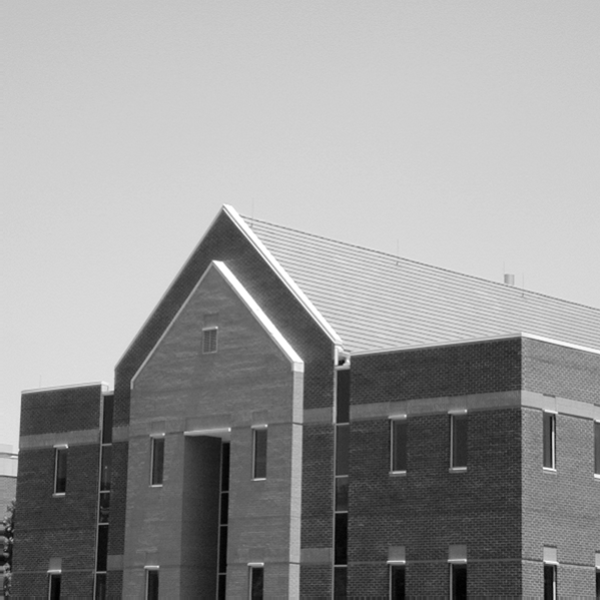
#> input picture building.png, 600 x 600 px, found by its file name
$ jupyter execute --allow-errors 'Assignment _03 d-eng-21-0081-et.ipynb'
#> lines starting #> are read from the running program, lines starting #| are printed output that depends on the picture; after the words box and inside, x2 and y2 are one past the last pixel; in counts of white or black regions, pixels touching at a corner belong together; long printed decimals are rounded
[cell 1]
import cv2 as cv
import numpy as np
import matplotlib.pyplot as plt
img = cv.imread('/examples/building.png')
#> img is the input picture: shape (600, 600, 3); min 0, max 255, mean 152.8
edges = cv.Canny(img, 350, 390)
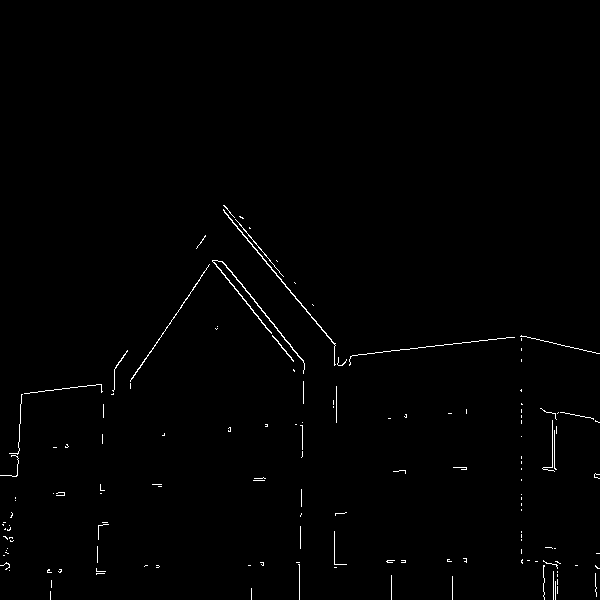
#> edges: shape (600, 600); 0.75% white in thin lines or dots, all inside (x1, y1, x2, y2) = (0, 205, 600, 600)
plt.subplot(121), plt.imshow(img)
plt.title('Original Image'),
plt.subplot(122)
plt.imshow(edges, cmap='gray')
plt.title('Edge Image using canny')
plt.show()
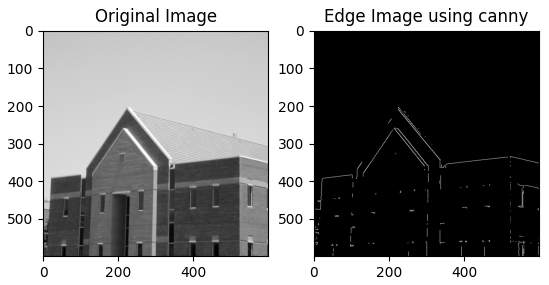
#> figure drawn by matplotlib, 2 panels

[cell 2]
#2
# Extracting the coordinates of the edges
indices = np.where(edges != [0])
#> indices = 2698 positions, rows 205 to 599, columns 0 to 599
x = indices[1]
#> x = 2698 values, max 599 at index 1083, min 0 at index 1917, mean 300.2
y = -indices[0]
#> y = 2698 values, max -205 at index 0, min -599 at index 2690, mean -407.2

[cell 3]
# Plotting the coordinates
plt.scatter(x, y)
plt.show()
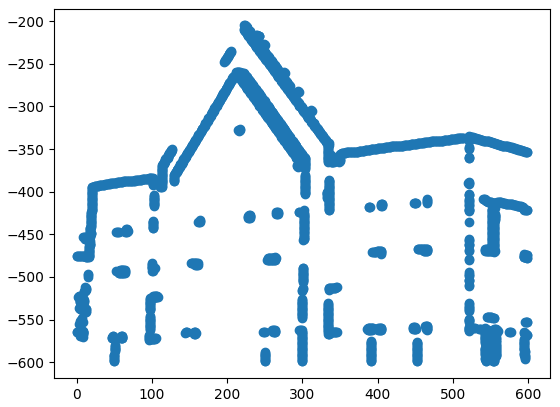
#> figure drawn by matplotlib, 1 panel

[cell 4]
# Finding the total least-squares-fit line
x_mean = np.mean(x)
#> x_mean = 300.2
y_mean = np.mean(y)
#> y_mean = -407.2
Sxy = np.sum((x-x_mean)*(y-y_mean))
#> Sxy = -7621945.5
Sxx = np.sum((x-x_mean)**2)
#> Sxx = 77704954.9
Syy = np.sum((y-y_mean)**2)
#> Syy = 32314665.5
b = Sxy/Sxx
#> b = -0.0981
a = y_mean - b*x_mean
#> a = -377.8
e = np.sqrt(Syy-b*Sxy)/(len(x)-2)
#> e = 2.08
# Plotting the line and coordinates
plt.scatter(x, y)
plt.plot(x, b*x + a, 'r')
plt.show()
# Calculating the angle
theta = np.arctan(b)*180/np.pi
#> theta = -5.6
print('Roof angle based on total least-squares-fit:', theta)
#| Roof angle based on total least-squares-fit: -5.602

[cell 5]
#5 Estimated value for the roof was 30 degrees
#6 Do you think the estimation is correct? if not explain reason for this error?
# No Since the LS fitting method is inacurate also  Canny edge detector algorithm may
#  have extracted some unnecessary edges or missed some important edges,
#  which can affect the accuracy of the line fitting.
# 7 Propose a better alogorithm
# We could always use RANSAC

[cell 6]
import cv2 as cv
import numpy as np
import matplotlib.pyplot as plt
img = cv.imread('/examples/building_crop.jpg')
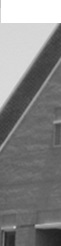
#> input picture building_crop.jpg, 61 x 246 px, found by its file name
#> img is the input picture: shape (246, 61, 3); min 33, max 255, mean 132.3
edges = cv.Canny(img, 350, 390)
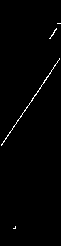
#> edges: shape (246, 61); 0.91% white in thin lines or dots, all inside (x1, y1, x2, y2) = (1, 23, 61, 229)
plt.subplot(121), plt.imshow(img)
plt.title('Original Image'),
plt.subplot(122)
plt.imshow(edges, cmap='gray')
plt.title('Edge Image using canny')
plt.show()

[cell 7]
indices = np.where(edges != [0])
#> indices = 137 positions, rows 23 to 228, columns 1 to 60
x = indices[1]
#> x = 137 values, max 60 at index 3, min 1 at index 129, mean 33.08
y = -indices[0]
#> y = 137 values, max -23 at index 0, min -228 at index 134, mean -95.54

[cell 8]
plt.scatter(x, y)
plt.show()
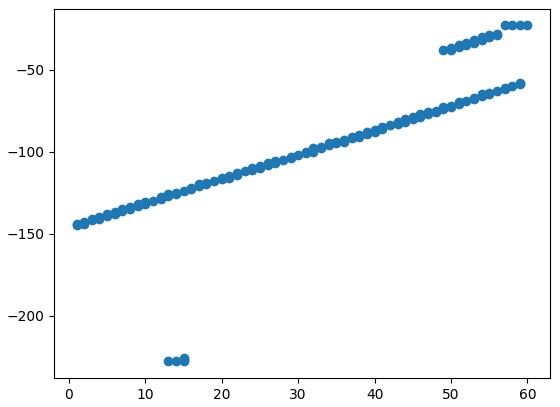
#> figure drawn by matplotlib, 1 panel

[cell 9]
x_mean = np.mean(x)
#> x_mean = 33.08
y_mean = np.mean(y)
#> y_mean = -95.54
Sxy = np.sum((x-x_mean)*(y-y_mean))
#> Sxy = 90105.9
Sxx = np.sum((x-x_mean)**2)
#> Sxx = 43930.1
Syy = np.sum((y-y_mean)**2)
#> Syy = 248912
b = Sxy/Sxx
#> b = 2.05
a = y_mean - b*x_mean
#> a = -163.4
e = np.sqrt(Syy-b*Sxy)/(len(x)-2)
#> e = 1.88
# Plotting the line and the coordinates
plt.scatter(x, y)
plt.plot(x, b*x + a, 'r')
plt.show()
# Calculating angle
theta = np.arctan(b)*180/np.pi
#> theta = 64.01
print('Roof angle based on total least-squares-fit:', theta)
#| Roof angle based on total least-squares-fit: 64.009

[cell 10]
# Quetsion 09
## It may not be accurate since there are outliers in the above graph therefore
## due to the oitliers the LS result may not be accurate
## Since we used the edge only its more accurate than the earlier image

# Question 10
## A better performing algorithm would be RANSAC we can try and apply RANSAC method to abovr image

[cell 11]
import cv2
import numpy as np
from sklearn.linear_model import RANSACRegressor
import matplotlib.pyplot as plt

img = cv2.imread('/examples/building_crop.jpg')
gray = cv2.cvtColor(img, cv2.COLOR_BGR2GRAY)
edges = cv2.Canny(gray, 350, 390)
indices = np.where(edges != [0])
x = indices[1]
y = -indices[0]

#> (the rest of this cell did not finish here and is left out)
